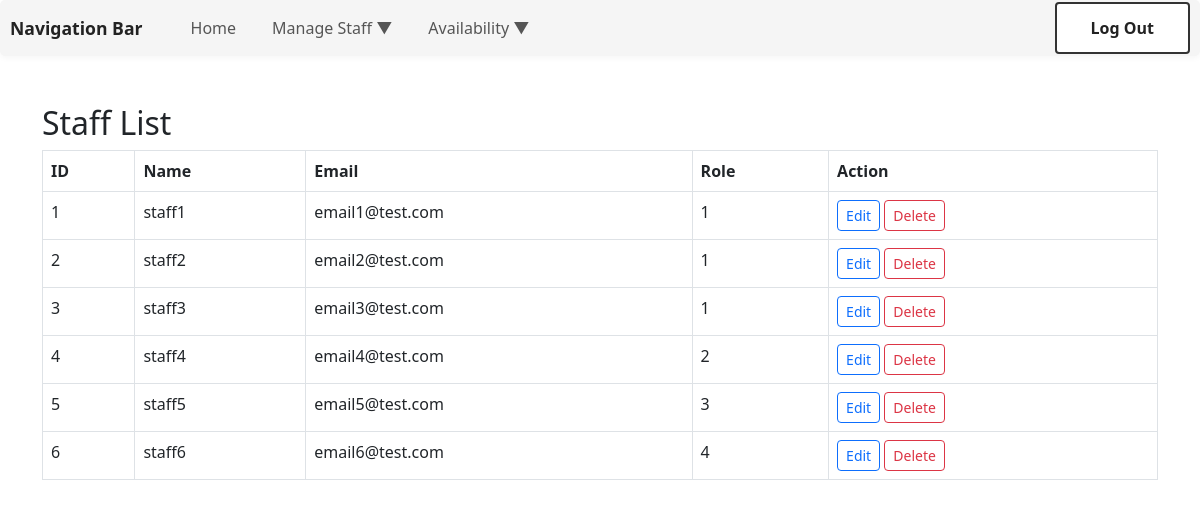
The page /anthonyfastfood/staff.php (signed in) on the database its author committed.
### tables this page shows
CREATE TABLE `staff` (
  `staffID` int(11) NOT NULL AUTO_INCREMENT,
  `name` varchar(30) NOT NULL,
  `address` varchar(30) NOT NULL,
  `dateOfBirth` date NOT NULL,
  `email` varchar(30) NOT NULL,
  `mob` varchar(10) NOT NULL,
  `passwordHash` varchar(255) NOT NULL,
  `roleID` int(11) NOT NULL,
  PRIMARY KEY (`staffID`),
  KEY `email` (`email`),
  KEY `roleID` (`roleID`),
  CONSTRAINT `staff_ibfk_1` FOREIGN KEY (`roleID`) REFERENCES `role` (`roleID`)
);

### anthonyfastfood/staff.php (the view, shortened to what this page needs)
<?php
$servername = "localhost";
$username = "root";
$password = "";
$database = "fastfood";
$connection = new mysqli($servername, $username, $password, $database);
$result = $connection->query("SELECT * FROM staff ORDER BY staffID");
?>
<!DOCTYPE html>
<html lang="en">
<head>
<link href="https://cdn.jsdelivr.net/npm/bootstrap@5.2.3/dist/css/bootstrap.min.css" rel="stylesheet">
<link href="css/styles.css" rel="stylesheet">
</head>
<body>
<?php include 'navbar.php'; ?>
<div class="container my-5">
    <h2>Staff List</h2>
    <table class="table table-bordered">
        <tr><th>ID</th><th>Name</th><th>Email</th><th>Role</th><th>Action</th></tr>
        <?php while ($row = $result->fetch_assoc()): ?>
            <tr>
                <td><?= htmlspecialchars($row["staffID"]) ?></td>
                <td><?= htmlspecialchars($row["name"]) ?></td>
                <td><?= htmlspecialchars($row["email"]) ?></td>
                <td><?= htmlspecialchars($row["roleID"]) ?></td>
                <td>
                    <a href="edit.php?staffID=<?= urlencode($row["staffID"]) ?>" class="btn btn-outline-primary btn-sm">Edit</a>
                    <a href="delete.php?staffID=<?= urlencode($row["staffID"]) ?>" class="btn btn-outline-danger btn-sm" onclick="return confirm('Are you sure you want to delete?')">Delete</a>
                </td>
            </tr>
        <?php endwhile; ?>
    </table>
</div>
</body>
</html>

### rows shown on the page
staff: staffID "1", name "staff1", email "email1@test.com", roleID "1"
staff: staffID "2", name "staff2", email "email2@test.com", roleID "1"
staff: staffID "3", name "staff3", email "email3@test.com", roleID "1"
staff: staffID "4", name "staff4", email "email4@test.com", roleID "2"
staff: staffID "5", name "staff5", email "email5@test.com", roleID "3"
staff: staffID "6", name "staff6", email "email6@test.com", roleID "4"
